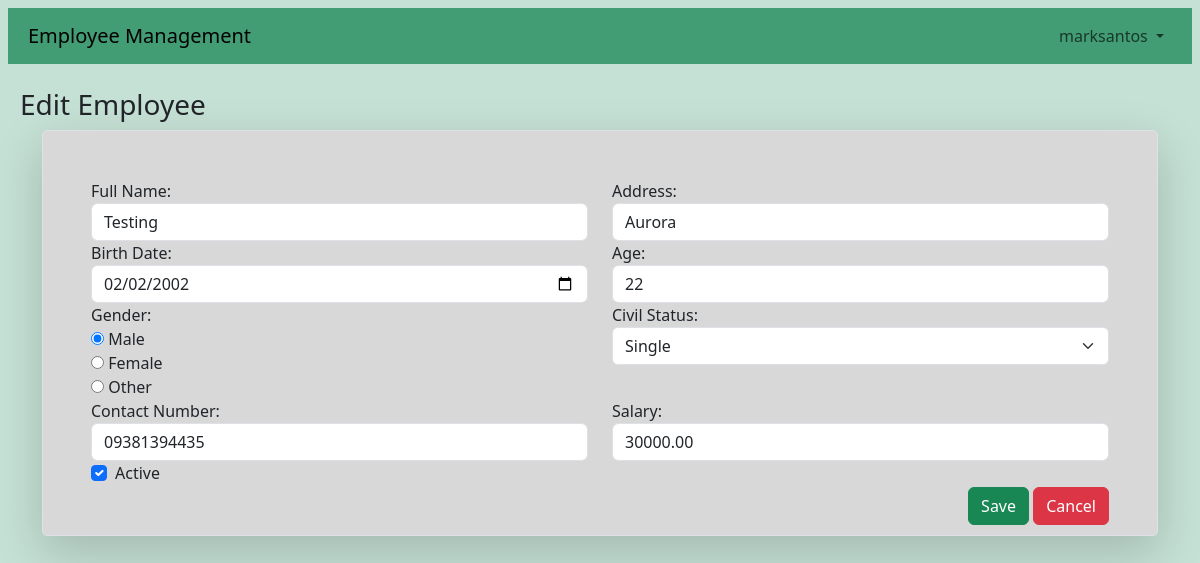
The app's page /edit_employee.php?recid=3 (signed in) with its own data.
### tables this page shows
CREATE TABLE `employeefile` (
  `recid` bigint(20) NOT NULL,
  `fullname` varchar(255) NOT NULL,
  `address` varchar(255) NOT NULL,
  `birthdate` date NOT NULL,
  `age` int(11) NOT NULL,
  `gender` varchar(10) NOT NULL,
  `civilstat` varchar(20) NOT NULL,
  `contactnum` varchar(20) NOT NULL,
  `salary` decimal(10,2) NOT NULL,
  `isactive` tinyint(1) NOT NULL DEFAULT 1
);

### edit_employee.php (the view, shortened to what this page needs)
<?php
include_once 'dbConnection.php';
if (isset($_GET['recid'])) {
    $recid = $_GET['recid'];
    $sql = "SELECT * FROM `employeefile` WHERE `recid` = ? LIMIT 1";
    $stmt = mysqli_prepare($conn, $sql);
    mysqli_stmt_bind_param($stmt, "i", $recid);
    mysqli_stmt_execute($stmt);
    $result = mysqli_stmt_get_result($stmt);
    $row = mysqli_fetch_assoc($result);
} else {
    die("Error: Employee ID not provided.");
}
?>
<!DOCTYPE html>
<html lang="en">
<head>
    <link href="https://cdn.jsdelivr.net/npm/bootstrap@5.3.3/dist/css/bootstrap.min.css" rel="stylesheet">
</head>
<body class="bg-success p-2 bg-opacity-25">
    <?php
    include "navbar.php";
    ?>
    <div class="container-fluid mt-4">
        <div class="mb-4">
            <h3>Edit Employee</h3>
            <div class="container d-flex justify-content-center">
                <form action="" method="post">
                    <div class="mb-5 p-5 border shadow-lg" style="background: #d8d8d8; padding: 20px; border-radius: 5px;">
                        <div class="row">
                            <div class="col-md-6 col-sm-12">
                                <label for="fullName">Full Name:</label>
                                <input type="text" class="form-control" id="fullName" name="fullName" value="<?php echo htmlspecialchars($row['fullname']); ?>" required />
                            </div>
                            <div class="col-md-6 col-sm-12">
                                <label for="address">Address:</label>
                                <input type="text" class="form-control" id="address" name="address" value="<?php echo htmlspecialchars($row['address']); ?>" required />
                            </div>
                            <div class="col-md-6 col-sm-12">
                                <label for="birthdate">Birth Date:</label>
                                <input type="date" class="form-control" id="birthdate" name="birthdate" value="<?php echo htmlspecialchars($row['birthdate']); ?>" required />
                            </div>
                            <div class="col-md-6 col-sm-12">
                                <label for="age">Age:</label>
                                <input type="number" class="form-control" id="age" name="age" value="<?php echo htmlspecialchars($row['age']); ?>" required />
                            </div>
                            <div class="col-md-6 col-sm-12">
                                <label for="gender">Gender:</label>
                                <div>
                                    <input type="radio" id="male" name="gender" value="Male" <?php echo ($row['gender'] == 'Male') ? 'checked' : ''; ?> required />
                                    <label for="male">Male</label>
                                </div>
                                <div>
                                    <input type="radio" id="female" name="gender" value="Female" <?php echo ($row['gender'] == 'Female') ? 'checked' : ''; ?> required />
                                    <label for="female">Female</label>
                                </div>
                                <div>
                                    <input type="radio" id="other" name="gender" value="Other" <?php echo ($row['gender'] == 'Other') ? 'checked' : ''; ?> required />
                                    <label for="other">Other</label>
                                </div>
                            </div>
                            <div class="col-md-6 col-sm-12">
                                <label for="civilStatus">Civil Status:</label>
                                <select class="form-select" id="civilstat" name="civilStatus" required>
                                    <option value="Single" <?php echo ($row['civilstat'] == 'Single') ? 'selected' : ''; ?>>Single</option>
                                </select>
                            </div>
                            <div class="col-md-6 col-sm-12">
                                <label for="contactNumber">Contact Number:</label>
                                <input type="number" class="form-control" id="contactNumber" name="contactNumber" value="<?php echo htmlspecialchars($row['contactnum']); ?>" required />
                            </div>
                            <div class="col-md-6 col-sm-12">
                                <label for="salary">Salary:</label>
                                <input type="number" class="form-control" id="salary" name="salary" value="<?php echo htmlspecialchars($row['salary']); ?>" required />
                            </div>
                            <div class="col-md-6 col-sm-12">
                                <div class="form-check">
                                    <input class="form-check-input" type="checkbox" id="active" name="active" <?php echo ($row['isactive']) ? 'checked' : ''; ?> />
                                    <label class="form-check-label" for="active">Active</label>
                                </div>
                            </div>
                        </div>
                        <div class="float-end">
                            <button class="btn btn-success" type="submit">Save</button>
                            <a href="index.php" class="btn btn-danger">Cancel</a>
                        </div>
                    </div>
                </form>
            </div>
        </div>
    </div>
</body>
</html>

### records on screen
employeefile: fullName "Testing", address "Aurora", birthdate "02/02/2002", age "22", gender "☑ Male", gender "☐ Female", gender "☐ Other", civilStatus "Single", contactNumber "09381394435", salary "30000.00", isactive "☑"

### other values on screen
$_SESSION['name'] "marksantos"
